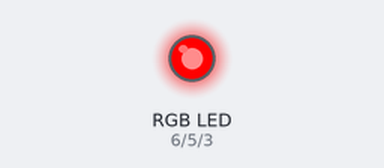
Bench run of a sketch on a simulated Arduino Uno, built with avr-gcc and run on an emulated ATmega328P. Shown: an RGB LED mixed from three pins (HIGH = lit).

Above: at 0.5 s.
At 1.4 s:
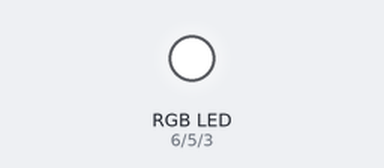
At 2.4 s:
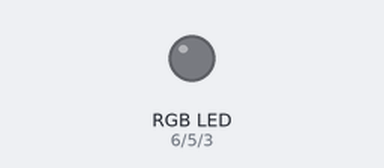
At 3.15 s:
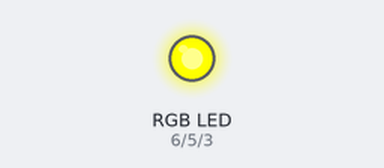
At 3.8 s:
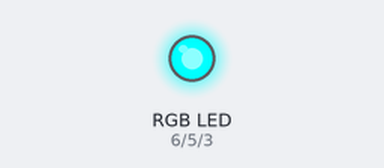
At 4.2 s:
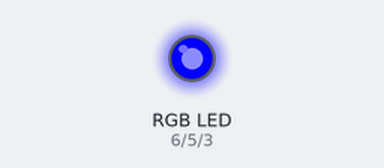
Timing chart, 0 to 5.1 s (numbered marks = the images above):
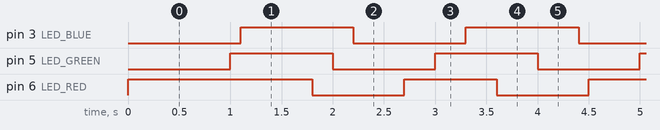

Measured:
- by itself, pin 3 (LED_BLUE): alternates HIGH for 1.1 s and LOW for 1.1 s
- by itself, pin 5 (LED_GREEN): alternates HIGH for 1.0 s and LOW for 1.0 s
- by itself, pin 6 (LED_RED): alternates HIGH for 0.90 s and LOW for 0.90 s

The sketch:

lab3_b.ino
```cpp
#define LED_RED 6
#define LED_GREEN 5
#define LED_BLUE 3

#define BLINK_CHANGE_PREIOD_RED 900UL
#define BLINK_CHANGE_PREIOD_GREEN 1000UL
#define BLINK_CHANGE_PREIOD_BLUE 1100UL

void initRGB()
{
  pinMode(LED_RED, OUTPUT);
  digitalWrite(LED_RED, HIGH);

  pinMode(LED_GREEN, OUTPUT);
  digitalWrite(LED_GREEN, LOW);

  pinMode(LED_BLUE, OUTPUT);
  digitalWrite(LED_BLUE, LOW);
}

void setup()
{
  initRGB();
}

void blinkLed(const int LED, const unsigned long blinkChangePeriod, int& ledState, unsigned long& lastBlinkTime)
{
  if (millis() - lastBlinkTime >= blinkChangePeriod){
    if (ledState == LOW)
    {
      ledState = HIGH;
    }
    else
    {
      ledState = LOW;
    }
    digitalWrite(LED, ledState);
    lastBlinkTime += blinkChangePeriod;
  }
}

int ledStateRed = LOW;
int ledStateGreen = LOW;
int ledStateBlue = LOW;

unsigned long lastBlinkTimeRed = 0UL;
unsigned long lastBlinkTimeGreen = 0UL;
unsigned long lastBlinkTimeBlue = 0UL;

void loop()
{
  blinkLed(LED_RED, BLINK_CHANGE_PREIOD_RED, ledStateRed, lastBlinkTimeRed);
  blinkLed(LED_GREEN, BLINK_CHANGE_PREIOD_GREEN, ledStateGreen, lastBlinkTimeGreen);
  blinkLed(LED_BLUE, BLINK_CHANGE_PREIOD_BLUE, ledStateBlue, lastBlinkTimeBlue);
}
```
